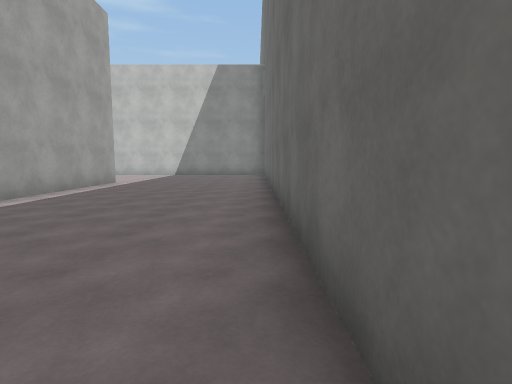
View 1 (above)

24 first-person views from a walk through a scene from a Unity 3-D project. The camera is 1.4 m above the floor, tilts 6° down and sees 80° across. The floor is counted in squares, 2 m on a side. Each view is taken from the middle of a square. On the plan, view 1 faces up. The plan holds only what a view shows up to about 10 squares ahead; the rest is blank. The place goes on beyond the plan. The player is left out. Surface patterns are stand-ins for the level's own textures.

View 2
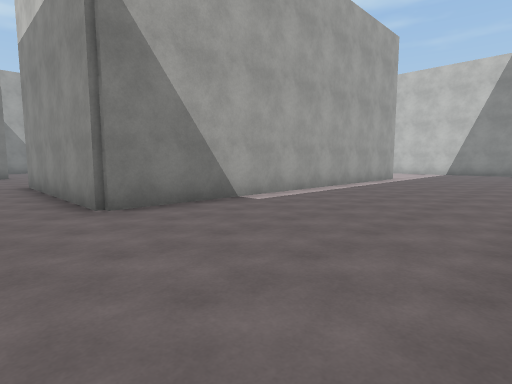

View 3
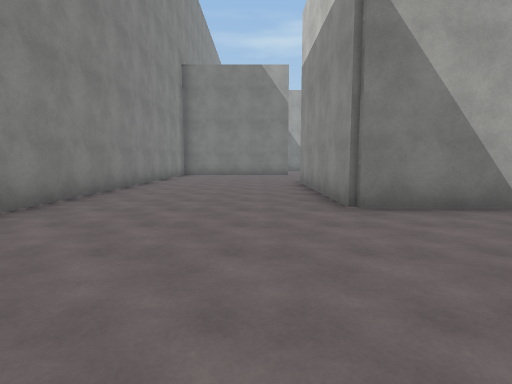

View 4
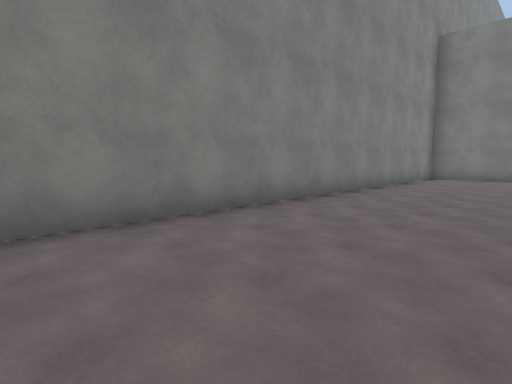

View 5
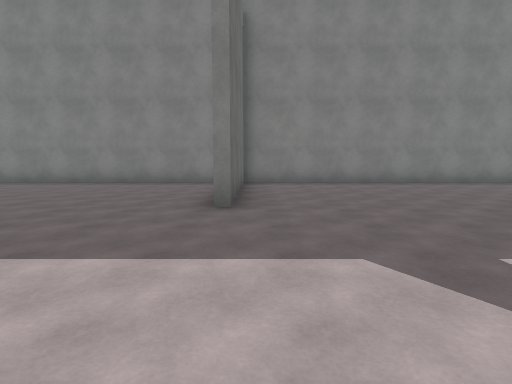

View 6
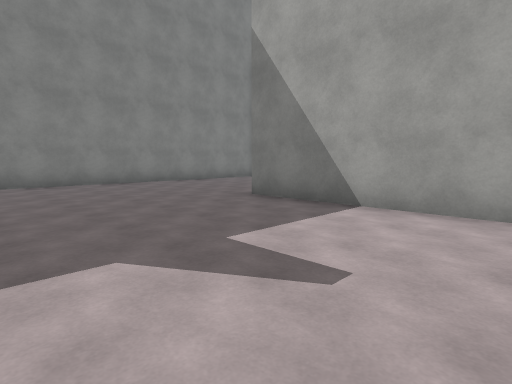

View 7
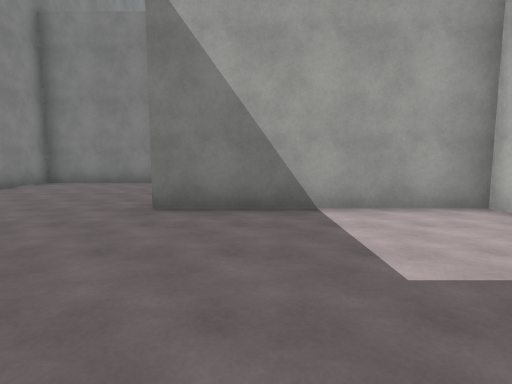

View 8
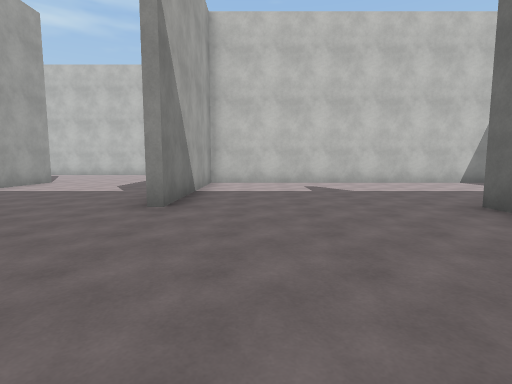

View 9
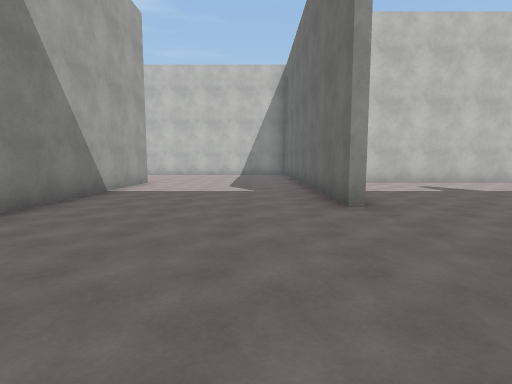

View 10
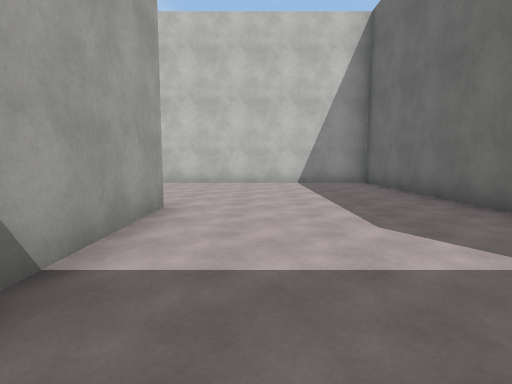

View 11
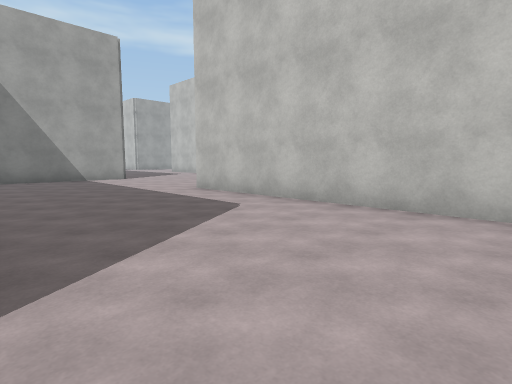

View 12
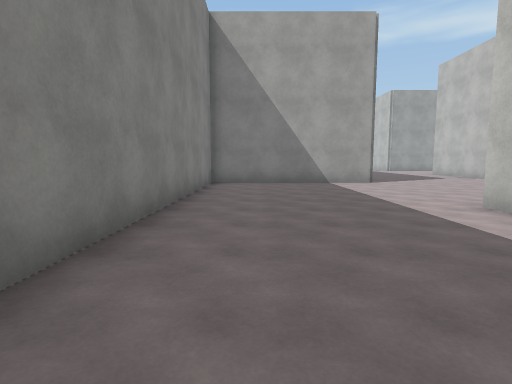

View 13
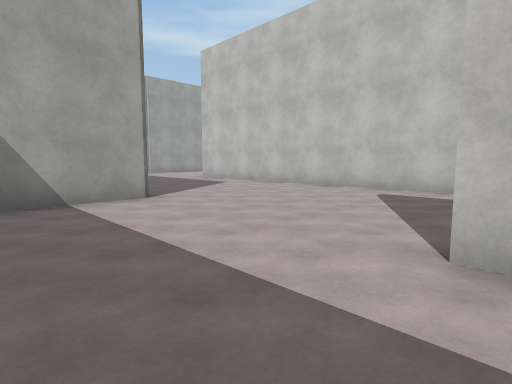

View 14
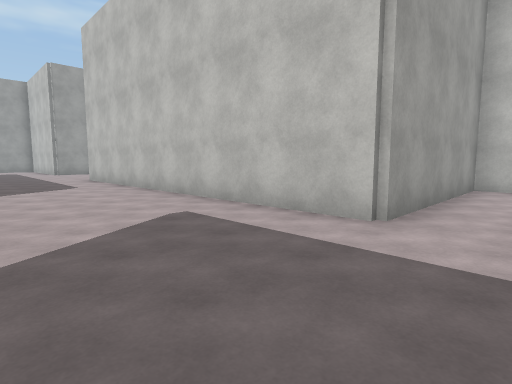

View 15
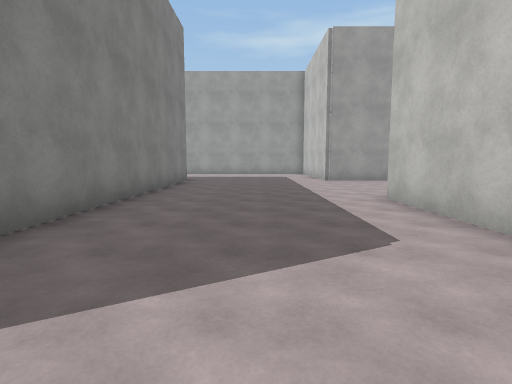

View 16
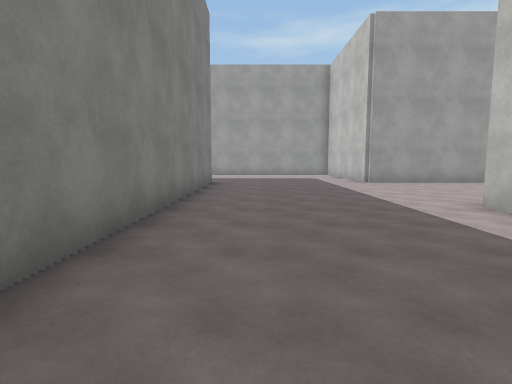

View 17
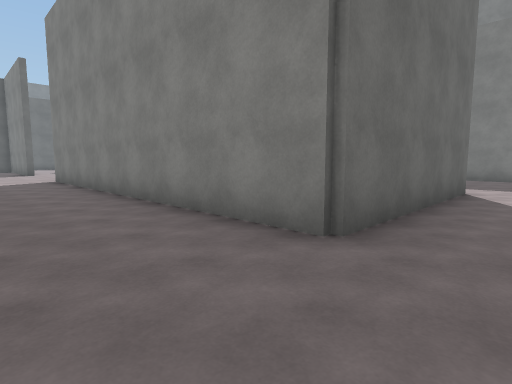

View 18
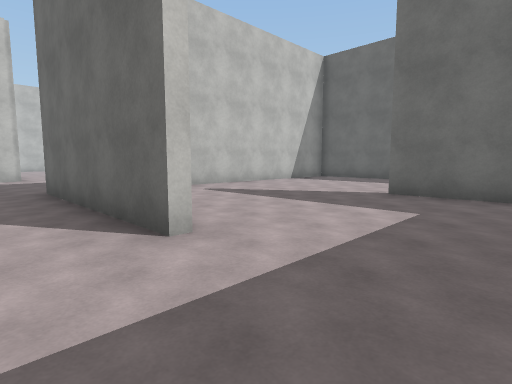

View 19
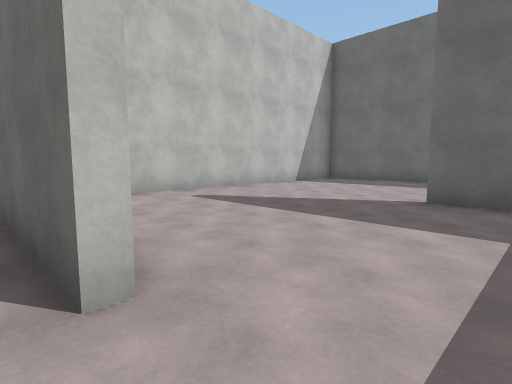

View 20
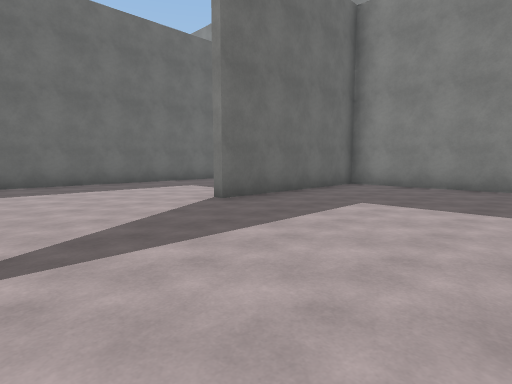

View 21
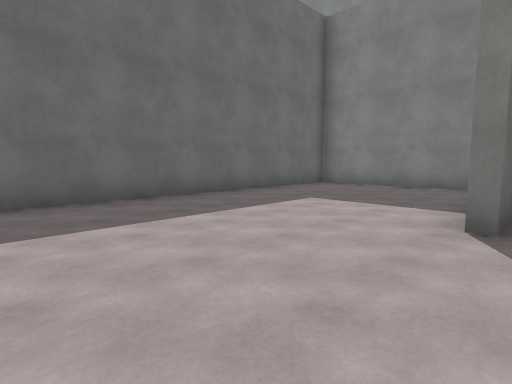

View 22
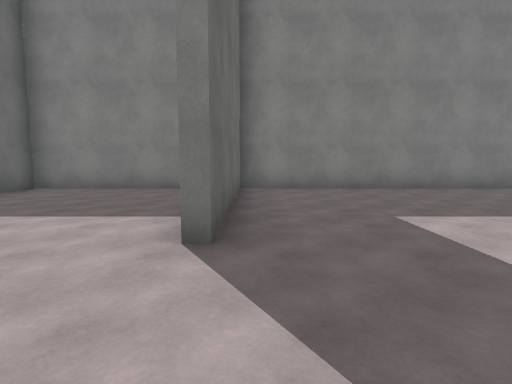

View 23
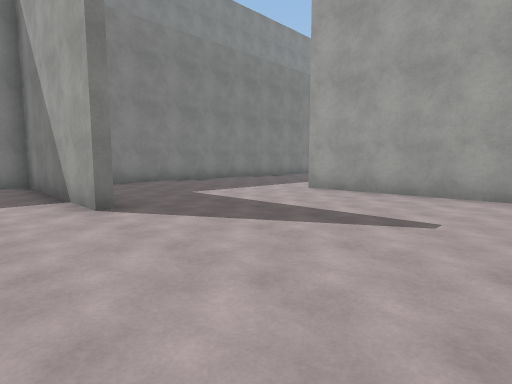

View 24
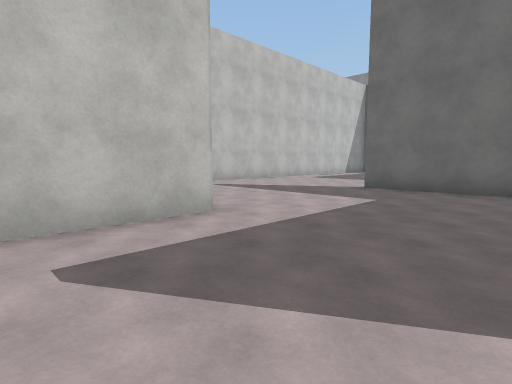

### Floor plan
Points are (right, up) in squares from view 1. A wall is a line through its corners. A room is listed if a view was taken in it or the views show most of it. See-through windows are left out.
Room 1 (views 1, 2, 3, 4, 5, 6, 7, 8, 9, 10, 11, 12, 13, 14, 15, 16, 17, 24)
walls: (-24.4, 4.5) (-24.4, -5.4) (-14.6, -5.4); (-24.6, 11.6) (-24.6, 14.5); (-19.6, -0.5) (-19.6, 9.4) (-29.5, 9.4); (-10.9, 4.4) (-19.4, 4.4) (-19.4, -0.5); (-14.4, -3) (-14.4, -3.9); (-14.6, -5) (-14.6, -0.5); (-29.4, 18.5) (-29.4, 14.4) (-39.5, 14.4); (-13.8, -5.4) (-2.3, -5.4); (-4.4, 9.5) (-4.4, -0.6) (-9.5, -0.6); (0.4, 0.4) (0.4, 9.5); (-44.6, 4.4) (-44.6, 9.6) (-34.4, 9.6) (-34.4, 4.6) (-26.5, 4.6); (-44.4, 18.1) (-44.4, 14.4) (-45.1, 14.4)
ways out: opening at (-46, 5) to room 2
Room 2 (views 18, 19, 20, 21, 22, 23)
walls: (-39.4, 4.6) (-39.4, -0.4) (-34.6, -0.4) (-34.6, 7.6); (-37.1, 9.4) (-42.4, 9.4); (-44.4, 8.5) (-44.4, 4.5); (-46.3, -0.4) (-39.6, -0.4) (-39.6, 4.5)
ways out: opening at (-46, 5) to room 1

Where each view was taken, in squares from view 1:
view 1: 0 up, 0 right, facing up
view 2: 2 down, 0 right, facing up-left
view 3: 2 down, 0 right, facing left
view 4: 2 down, 2 left, facing down-left
view 5: 4 up, 15 left, facing down
view 6: 4 up, 15 left, facing down-left
view 7: 1 up, 15 left, facing left
view 8: 5 down, 18 left, facing up
view 9: 5 down, 21 left, facing up
view 10: 0 up, 23 left, facing up
view 11: 5 up, 23 left, facing up-left
view 12: 6 up, 25 left, facing left
view 13: 7 up, 29 left, facing up-left
view 14: 11 up, 28 left, facing up-left
view 15: 12 up, 34 left, facing left
view 16: 11 up, 35 left, facing left
view 17: 12 up, 46 left, facing down-right
view 18: 2 up, 46 left, facing up-right
view 19: 3 up, 45 left, facing up-right
view 20: 8 up, 44 left, facing down-right
view 21: 8 up, 40 left, facing down-right
view 22: 7 up, 40 left, facing down
view 23: 9 up, 38 left, facing down-left
view 24: 11 up, 32 left, facing up-right
